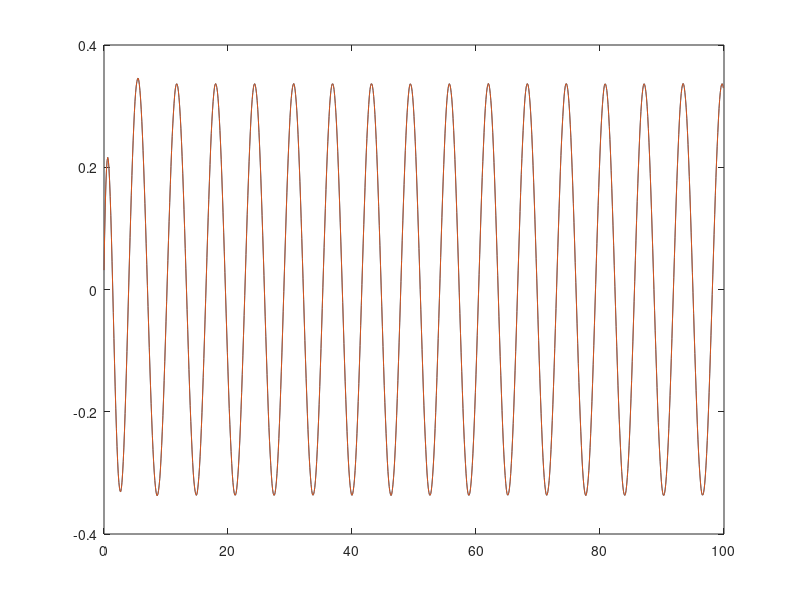

The MATLAB source for this figure: (Note: this script raises an error after producing the figure.)
clear all
clc
close all

global t_span; global accel_sensor_filt; global u; global m;

accel_data = load("accel_data.mat");
u = accel_data.u;
t_span = accel_data.t;
accel_sensor_noisy = accel_data.accel_sensor_noisy;

% Firt order low pass filter
filt = tf([4], [1, 4]);

accel_sensor_filt = accel_sensor_noisy; % lsim(filt, accel_sensor_noisy, t_span(1: end-1));

plot(t_span(1:end-1), accel_sensor_filt)
hold on
plot(t_span(1:end-1), accel_sensor_noisy)

m = 1.5;
b = 1;
k = 1;

param = [b, k];

param_optimize = fminsearch(@parameter_fitting, param);
% m = param_optimize(1);
b = 2.1; % param_optimize(1);
k = param_optimize(2);



[t_sim, y] = ode45(@(t, state) mass_spring_damper(t, state, u, t_span, m, b, k), t_span, [0; 0]);  % @ is specifying the changing variables
accel = diff(y(:, 2)) ./ diff(t_sim);  % (.) - Successive division

plot(t_sim(1:end-1), accel)

parameter_fitting(param_optimize)

function state_dot = mass_spring_damper(t, state, u, t_span, m, b, k)
    u_t = interp1(t_span, u, t);
    v = state(2); x = state(1);
    x_d = v;
    v_d = (1/m) * (u_t - (b*v) - (k*x));  %f(t) will not be a function of time, It's just input data.
    state_dot = [x_d; v_d];
end

function error = parameter_fitting(params)
    global t_span; global accel_sensor_filt; global u; global m;
    b = params(1); k = params(2);
    [t_sim, y] = ode45(@(t, state) mass_spring_damper(t, state, u, t_span, m, b, k), t_span, [0; 0]);  % @ is specifying the changing variables
    accel = diff(y(:, 2)) ./ diff(t_sim);  % (.) - Successive division
    error = sum((accel_sensor_filt - accel).^2);
end
